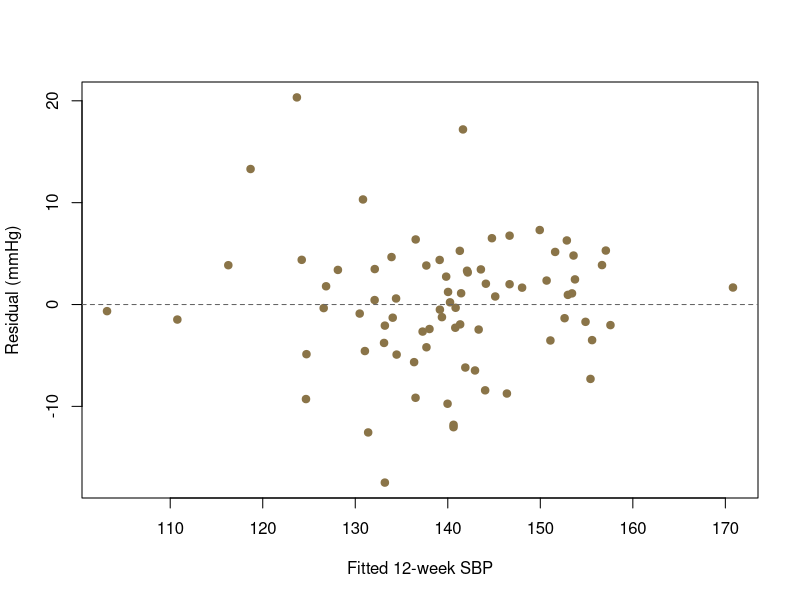

This figure's R source:
## ---- chunk 1
#| label: setup
#| include: false
# Synthetic teaching participants; no real patient records.
set.seed(6301)
n <- 80
trial <- data.frame(id = sprintf("P%03d", seq_len(n)),
  arm = factor(rep(c("Control", "Treatment"), each = n / 2)),
  age = round(rnorm(n, 60, 9)), sbp_0 = rnorm(n, 145, 12))
trial$sbp_12 <- 25 + .8 * trial$sbp_0 + .1 * (trial$age - 60) -
  7 * (trial$arm == "Treatment") + rnorm(n, 0, 7)
trial$response <- rbinom(n, 1, plogis(-.5 + .8 * (trial$arm == "Treatment") -
                                     .025 * (trial$sbp_0 - 145)))
trial$sbp_0[c(5, 29, 61)] <- NA_real_
## ---- chunk 2
vars <- c("id", "arm", "sbp_0", "age", "sbp_12")
keep <- complete.cases(trial[, vars])
analysis <- trial[keep, vars]
c(available = nrow(trial), analysed = nrow(analysis), excluded = sum(!keep))
trial$id[!keep]
stopifnot(!anyDuplicated(analysis$id))
## ---- chunk 3
f <- sbp_12 ~ sbp_0 + age + arm
f
## ---- chunk 4
analysis$arm <- factor(analysis$arm, levels = c("Control", "Treatment"))
levels(analysis$arm)
contrasts(analysis$arm)
## ---- chunk 5
X <- model.matrix(f, data = analysis)
head(X, 4)
c(rows = nrow(X), columns = ncol(X), rank = qr(X)$rank)
## ---- chunk 6
fit <- lm(f, data = analysis, na.action = na.fail)
class(fit)
c(n = nobs(fit), residual_df = df.residual(fit))
coef(fit)
## ---- chunk 7
coef(summary(fit))
## ---- chunk 8
ci <- confint(fit)
results <- data.frame(term = names(coef(fit)),
  estimate = unname(coef(fit)), lower = ci[, 1], upper = ci[, 2],
  row.names = NULL)
results
## ---- chunk 9
stopifnot(nobs(fit) == nrow(analysis),
  nrow(model.frame(fit)) == nrow(analysis),
  isTRUE(all.equal(as.numeric(X %*% coef(fit)), as.numeric(fitted(fit)))))
## ---- chunk 10
new_people <- data.frame(sbp_0 = c(140, 155), age = c(55, 65),
  arm = factor(c("Control", "Treatment"), levels = levels(analysis$arm)))
predict(fit, newdata = new_people)
## ---- chunk 11
mean_ci <- predict(fit, new_people, interval = "confidence")
person_pi <- predict(fit, new_people, interval = "prediction")
round(cbind(mean_ci, prediction_lower = person_pi[, "lwr"],
                     prediction_upper = person_pi[, "upr"]), 2)
## ---- chunk 12
range(analysis$sbp_0)
range(new_people$sbp_0)
## ---- chunk 13
#| echo: false
#| fig-width: 9
#| fig-height: 3.8
plot(fitted(fit), residuals(fit), pch = 19, col = "#8a7448",
     xlab = "Fitted 12-week SBP", ylab = "Residual (mmHg)")
abline(h = 0, lty = 2, col = "grey40")
## ---- chunk 14
diagnostics <- data.frame(id = analysis$id, fitted = fitted(fit),
  residual = residuals(fit), cook = cooks.distance(fit))
head(diagnostics[order(diagnostics$cook, decreasing = TRUE), ], 3)
## ---- chunk 15
make_folds <- function(arm, k = 5L) {
  stopifnot(!anyNA(arm), length(k) == 1L, k >= 2L,
            k == as.integer(k), all(table(arm) >= k))
  fold <- integer(length(arm))
  for (i in split(seq_along(arm), arm))
    fold[i] <- sample(rep(seq_len(k), length.out = length(i)))
  fold
}
## ---- chunk 16
cv_data <- trial[, c("id", "arm", "age", "sbp_0", "sbp_12")]
set.seed(1651)
fold <- make_folds(cv_data$arm)
stopifnot(!anyDuplicated(cv_data$id), length(fold) == nrow(cv_data),
          setequal(unique(fold), 1:5), sum(is.na(cv_data$sbp_0)) == 3L)
for (k in 1:5)
  stopifnot(length(intersect(cv_data$id[fold == k],
                            cv_data$id[fold != k])) == 0L)
table(fold, cv_data$arm)
## ---- chunk 17
train <- cv_data[fold != 1, ]
assess <- cv_data[fold == 1, ]
replacement <- mean(train$sbp_0, na.rm = TRUE)
stopifnot(is.finite(replacement))
train$sbp_0[is.na(train$sbp_0)] <- replacement
assess$sbp_0[is.na(assess$sbp_0)] <- replacement
fold_fit <- lm(sbp_12 ~ sbp_0 + age + arm,
               data = train, na.action = na.fail)
head(predict(fold_fit, newdata = assess), 3)
## ---- chunk 18
#| include: false
cv_predict <- function(data, fold) {
  stopifnot(!anyDuplicated(data$id), length(fold) == nrow(data),
            !anyNA(fold), length(unique(fold)) >= 2L)
  pred <- rep(NA_real_, nrow(data))
  seen <- integer(nrow(data))
  for (k in sort(unique(fold))) {
    test <- fold == k
    train <- data[!test, ]; assess <- data[test, ]
    stopifnot(!any(train$id %in% assess$id))
    m <- mean(train$sbp_0, na.rm = TRUE)
    if (!is.finite(m)) stop("training baseline entirely missing")
    train$sbp_0[is.na(train$sbp_0)] <- m
    assess$sbp_0[is.na(assess$sbp_0)] <- m
    fold_fit <- lm(sbp_12 ~ sbp_0 + age + arm,
                   data = train, na.action = na.fail)
    pred[test] <- predict(fold_fit, newdata = assess)
    seen[test] <- seen[test] + 1L
  }
  stopifnot(all(seen == 1L), all(is.finite(pred)))
  pred
}
## ---- chunk 19
held_out <- cv_predict(cv_data, fold)
benchmark <- rep(NA_real_, nrow(cv_data))
for (k in sort(unique(fold)))
  benchmark[fold == k] <- mean(cv_data$sbp_12[fold != k])
rmse <- function(observed, predicted) {
  stopifnot(length(observed) == length(predicted),
            all(is.finite(observed)), all(is.finite(predicted)))
  sqrt(mean((observed - predicted)^2))
}
scores <- c(model = rmse(cv_data$sbp_12, held_out),
            benchmark = rmse(cv_data$sbp_12, benchmark))
scores
## ---- chunk 20
leaky <- cv_data
leaky$sbp_0[is.na(leaky$sbp_0)] <- mean(leaky$sbp_0, na.rm = TRUE)
c(valid = scores[["model"]],
  leaky = rmse(cv_data$sbp_12, cv_predict(leaky, fold)))
## ---- chunk 21
predictions <- data.frame(id = cv_data$id, fold = fold,
  observed = cv_data$sbp_12, prediction = held_out, benchmark = benchmark)
analysis_bundle <- list(formula = formula(fit),
  analysed_ids = analysis$id, excluded_ids = trial$id[!keep],
  coefficients = results, predictions = predictions, rmse = scores,
  input_seed = 6301, fold_seed = 1651, rng = RNGkind(),
  missing_policy = "Complete-case descriptive fit; training-fold mean imputation for CV",
  session = sessionInfo())
